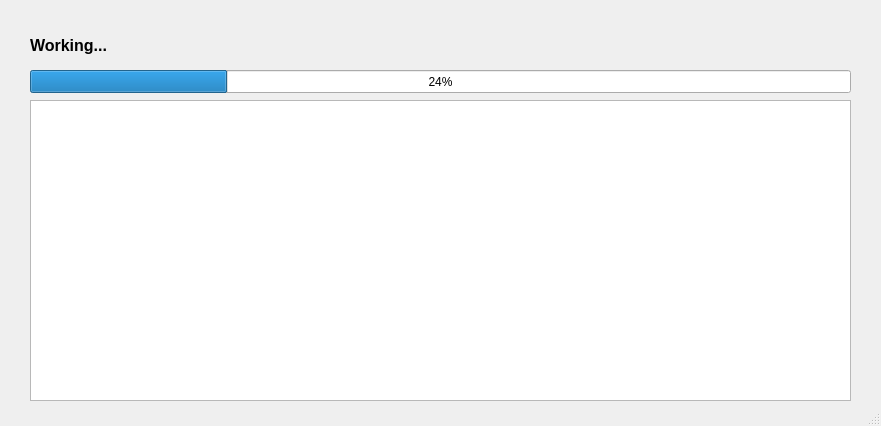
<?xml version="1.0" encoding="UTF-8"?>
<ui version="4.0">
 <class>Working</class>
 <widget class="QMainWindow" name="Working">
  <property name="geometry">
   <rect>
    <x>0</x>
    <y>0</y>
    <width>881</width>
    <height>426</height>
   </rect>
  </property>
  <property name="windowTitle">
   <string>Working....</string>
  </property>
  <property name="windowIcon">
   <iconset>
    <normaloff>src/icon.png</normaloff>src/icon.png</iconset>
  </property>
  <widget class="QWidget" name="centralwidget">
   <widget class="QProgressBar" name="progressBar">
    <property name="geometry">
     <rect>
      <x>30</x>
      <y>70</y>
      <width>821</width>
      <height>23</height>
     </rect>
    </property>
    <property name="value">
     <number>24</number>
    </property>
   </widget>
   <widget class="QLabel" name="titleLabel">
    <property name="geometry">
     <rect>
      <x>30</x>
      <y>30</y>
      <width>91</width>
      <height>31</height>
     </rect>
    </property>
    <property name="text">
     <string>&lt;html&gt;&lt;head/&gt;&lt;body&gt;&lt;p&gt;&lt;span style=&quot; font-size:12pt; font-weight:600;&quot;&gt;Working...&lt;/span&gt;&lt;/p&gt;&lt;/body&gt;&lt;/html&gt;</string>
    </property>
   </widget>
   <widget class="QPlainTextEdit" name="progressOutput">
    <property name="geometry">
     <rect>
      <x>30</x>
      <y>100</y>
      <width>821</width>
      <height>301</height>
     </rect>
    </property>
   </widget>
  </widget>
  <widget class="QStatusBar" name="statusbar"/>
 </widget>
 <resources/>
 <connections/>
</ui>
